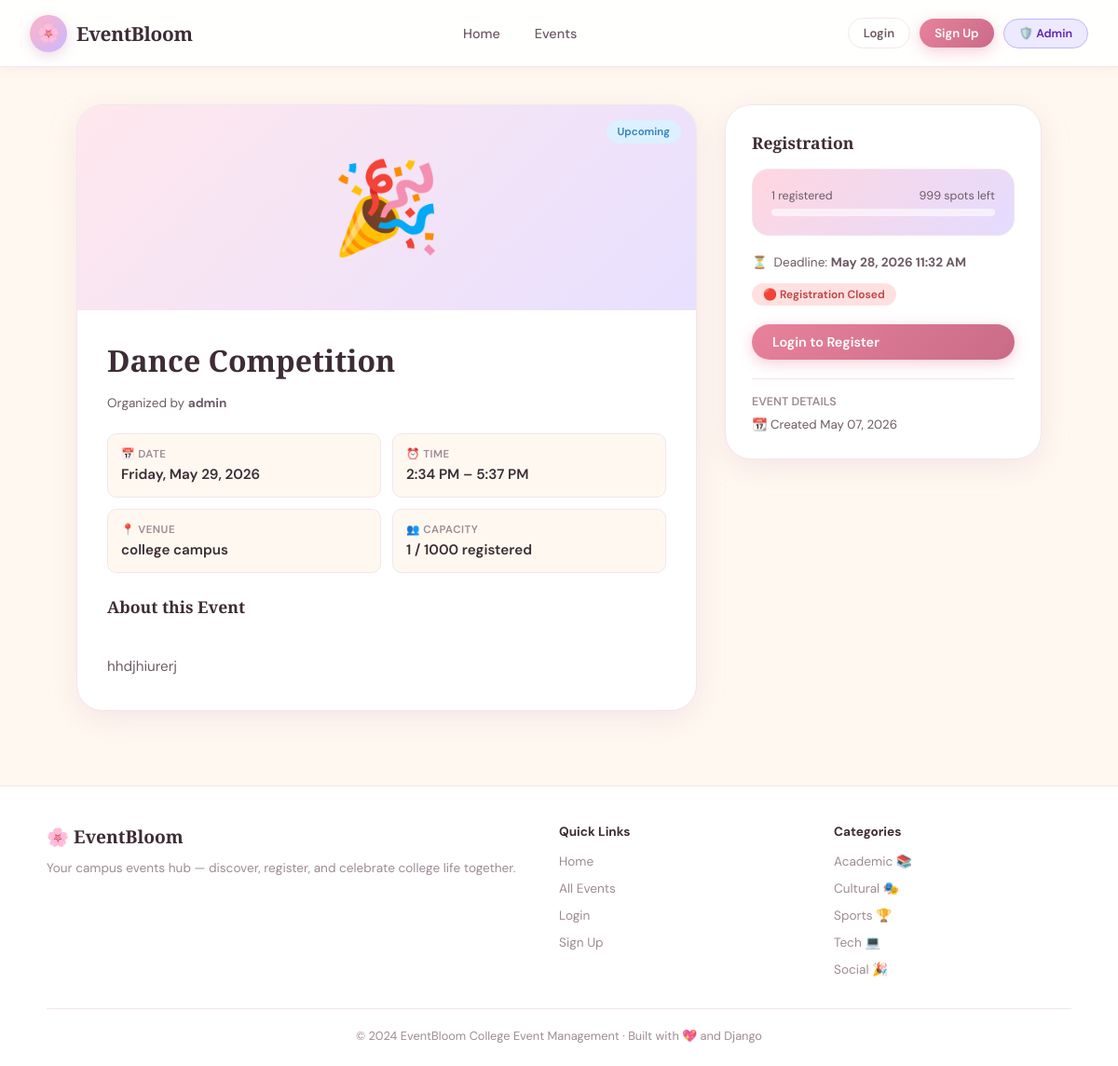
The app's page /events/1/ with its own data.
### events/models.py (models this page shows, shortened)
class Event(models.Model):
    STATUS_CHOICES = [
        ('upcoming', 'Upcoming'),
        ('ongoing', 'Ongoing'),
        ('completed', 'Completed'),
        ('cancelled', 'Cancelled'),
    ]
    title = models.CharField(max_length=200)
    description = models.TextField()
    category = models.ForeignKey(Category, on_delete=models.SET_NULL, null=True, blank=True)
    organizer = models.ForeignKey(User, on_delete=models.CASCADE, related_name='organized_events')
    venue = models.CharField(max_length=200)
    date = models.DateField()
    start_time = models.TimeField()
    end_time = models.TimeField()
    max_participants = models.PositiveIntegerField(default=100)
    registration_deadline = models.DateTimeField()
    status = models.CharField(max_length=20, choices=STATUS_CHOICES, default='upcoming')
    image_url = models.CharField(max_length=500, blank=True, default='')
    created_at = models.DateTimeField(auto_now_add=True)
    updated_at = models.DateTimeField(auto_now=True)
    is_featured = models.BooleanField(default=False)
    @property
    def registered_count(self):
        return self.registrations.filter(status='confirmed').count()
    @property
    def spots_left(self):
        return self.max_participants - self.registered_count
    @property
    def is_registration_open(self):
        return timezone.now() < self.registration_deadline and self.spots_left > 0
    class Meta:
        ordering = ['date', 'start_time']

### events/views.py (the view)
# urls.py: path('events/<int:pk>/', views.event_detail, name='event_detail'),
def event_detail(request, pk):
    event = get_object_or_404(Event, pk=pk)
    user_registration = None
    if request.user.is_authenticated:
        user_registration = Registration.objects.filter(event=event, user=request.user).first()
    announcements = event.announcements.all()
    related_events = Event.objects.filter(category=event.category).exclude(pk=pk)[:3]
    context = {'event': event, 'user_registration': user_registration, 'announcements': announcements, 'related_events': related_events}
    return render(request, 'events/event_detail.html', context)

### templates/events/event_detail.html (shortened to what this page needs)
{% extends 'events/base.html' %}
{% block content %}
<div class="detail-layout">
  <div>
    <div class="detail-card">
      <div class="detail-hero" style="background: linear-gradient(135deg,
        {% if event.category %}{{ event.category.color }}{% else %}#FFB3C6{% endif %}50,
        {% if event.category %}{{ event.category.color }}{% else %}#C9B8FF{% endif %}70);">
        <span>{% if event.category %}{{ event.category.icon }}{% else %}🎉{% endif %}</span>
        <span class="card-status status-{{ event.status }}" style="position:absolute; top:16px; right:16px;">
          {{ event.get_status_display }}
        </span>
      </div>
      <div class="detail-body">
        <h1 class="detail-title">{{ event.title }}</h1>
        <p style="color:var(--text-mid); font-size:0.85rem;">
          Organized by <strong>{{ event.organizer.get_full_name|default:event.organizer.username }}</strong>
        </p>
        <div class="detail-meta-grid">
          <div class="meta-box">
            <div class="meta-box-label">📅 Date</div>
            <div class="meta-box-value">{{ event.date|date:"l, M d, Y" }}</div>
          </div>
          <div class="meta-box">
            <div class="meta-box-label">⏰ Time</div>
            <div class="meta-box-value">{{ event.start_time|time:"g:i A" }} – {{ event.end_time|time:"g:i A" }}</div>
          </div>
          <div class="meta-box">
            <div class="meta-box-label">📍 Venue</div>
            <div class="meta-box-value">{{ event.venue }}</div>
          </div>
          <div class="meta-box">
            <div class="meta-box-label">👥 Capacity</div>
            <div class="meta-box-value">{{ event.registered_count }} / {{ event.max_participants }} registered</div>
          </div>
        </div>
        <h3 style="font-size:1.1rem; margin-bottom:12px;">About this Event</h3>
        <div style="color:var(--text-mid); line-height:1.8; font-size:0.95rem; white-space:pre-line;">
          {{ event.description }}
        </div>
      </div>
    </div>
  </div>
  <div>
    <div class="sidebar-card">
      <h3 style="font-size:1.1rem; margin-bottom:16px;">Registration</h3>
      <div class="registration-box">
        <div class="progress-label">
          <span>{{ event.registered_count }} registered</span>
          <span>{{ event.spots_left }} spots left</span>
        </div>
        <div class="progress-bar">
        </div>
      </div>
      <div style="margin-bottom:20px;">
        <div class="meta-item" style="margin-bottom:8px;">
          <span>⏳</span>
          <span style="font-size:0.85rem; color:var(--text-mid);">
            Deadline: <strong>{{ event.registration_deadline|date:"M d, Y g:i A" }}</strong>
          </span>
        </div>
        {% if event.is_registration_open %}
        <div class="chip chip-mint" style="margin-top:6px;">
          🟢 Registration Open · <span data-deadline="{{ event.registration_deadline|date:'c' }}"></span>
        </div>
        {% else %}
        <div class="chip" style="background:#FFE0E0; color:#C04040; margin-top:6px;">🔴 Registration Closed</div>
        {% endif %}
      </div>
      {% if user.is_authenticated %}
        {% if user_registration %}
          {% if user_registration.status == 'confirmed' %}
          <div class="alert alert-success" style="margin-bottom:16px;">✅ You're registered!</div>
          <form action="{% url 'cancel_registration' user_registration.pk %}" method="post">
            {% csrf_token %}
            <button class="btn btn-danger" style="width:100%;" onclick="return confirm('Cancel your registration?')">
              Cancel Registration
            </button>
          </form>
          {% elif user_registration.status == 'cancelled' %}
          <div class="alert alert-warning">You cancelled this registration.</div>
          {% endif %}
        {% elif event.is_registration_open %}
        <form action="{% url 'register_event' event.pk %}" method="post">
          {% csrf_token %}
          <button class="btn btn-primary" style="width:100%;">🎟️ Register Now</button>
        </form>
        {% else %}
        <button class="btn btn-outline" style="width:100%;" disabled>Registration Closed</button>
        {% endif %}
        {% if user == event.organizer %}
        <div style="margin-top:16px; padding-top:16px; border-top:1px solid var(--border);">
          <p style="font-size:0.78rem; color:var(--text-soft); margin-bottom:10px; font-weight:600;">ORGANIZER ACTIONS</p>
          <a href="{% url 'edit_event' event.pk %}" class="btn btn-secondary" style="width:100%; margin-bottom:8px;">✏️ Edit Event</a>
          <a href="{% url 'delete_event' event.pk %}" class="btn btn-danger" style="width:100%;">🗑️ Delete Event</a>
        </div>
        {% endif %}
      {% else %}
      <a href="{% url 'login' %}?next={{ request.path }}" class="btn btn-primary" style="width:100%;">Login to Register</a>
      {% endif %}
      <div style="margin-top:20px; padding-top:16px; border-top:1px solid var(--border);">
        <p style="font-size:0.78rem; color:var(--text-soft); margin-bottom:8px; font-weight:600;">EVENT DETAILS</p>
        <div style="font-size:0.83rem; color:var(--text-mid); display:flex; flex-direction:column; gap:6px;">
          <div>📆 Created {{ event.created_at|date:"M d, Y" }}</div>
        </div>
      </div>
    </div>
  </div>
</div>
{% endblock %}

### static/css/style.css (style rules this page uses)
:root { --pink: #FFB3C6; --pink-light: #FFD6E0; --pink-deep: #E8829A; --lavender: #C9B8FF; --lavender-light: #E4DCFF; --mint: #B5EAD7; --mint-light: #D4F4E8; --peach: #FFDAB9; --peach-light:#FFF0E1; --sky: #B3D9FF; --sky-light: #DCF0FF; --yellow: #FFF3B0; --yellow-deep:#F0D060; --lilac: #E8D5F5; --cream: #FFF8F0; --white: #FFFFFF; --text-dark: #3D2C35; --text-mid: #6E5A65; --text-soft: #9E8A95; --border: #F0E6ED; --shadow-sm: 0 2px 12px rgba(200,150,180,0.12); --shadow-md: 0 8px 32px rgba(200,150,180,0.18); --shadow-lg: 0 20px 60px rgba(200,150,180,0.22); --radius-sm: 10px; --radius-md: 18px; --radius-lg: 28px; --radius-xl: 40px; }
*, *::before, *::after { box-sizing: border-box; margin: 0; padding: 0; }
html { scroll-behavior: smooth; }
body { font-family: 'DM Sans', sans-serif; background: var(--cream); color: var(--text-dark); min-height: 100vh; overflow-x: hidden; }
h1, h2, h3, h4 { font-family: 'Playfair Display', serif; }
.btn { display: inline-flex; align-items: center; gap: 8px; padding: 10px 22px; border-radius: var(--radius-xl); font-family: 'DM Sans', sans-serif; font-size: 0.9rem; font-weight: 600; cursor: pointer; border: none; text-decoration: none; transition: all 0.25s cubic-bezier(0.34,1.56,0.64,1); white-space: nowrap; }
.btn-primary { background: linear-gradient(135deg, var(--pink-deep), #C96B88); color: white; box-shadow: 0 4px 16px rgba(232,130,154,0.4); }
.card-status { position: absolute; top: 12px; right: 12px; padding: 5px 12px; border-radius: 99px; font-size: 0.72rem; font-weight: 600; }
.status-upcoming { background: var(--sky-light); color: #3080C0; }
.meta-item { display: flex; align-items: center; gap: 7px; font-size: 0.83rem; color: var(--text-soft); }
.detail-layout { display: grid; grid-template-columns: 1fr 340px; gap: 30px; max-width: 1100px; margin: 40px auto; padding: 0 2rem; }
.detail-card { background: white; border-radius: var(--radius-lg); border: 1.5px solid var(--border); box-shadow: var(--shadow-md); overflow: hidden; }
.detail-hero { height: 220px; display: flex; align-items: center; justify-content: center; font-size: 6rem; position: relative; }
.detail-body { padding: 32px; }
.detail-title { font-size: 2rem; margin-bottom: 16px; }
.detail-meta-grid { display: grid; grid-template-columns: 1fr 1fr; gap: 12px; margin: 24px 0; }
.meta-box { background: var(--cream); border-radius: var(--radius-sm); padding: 14px; border: 1px solid var(--border); }
.meta-box-label { font-size: 0.72rem; font-weight: 600; color: var(--text-soft); text-transform: uppercase; letter-spacing: 0.5px; margin-bottom: 4px; }
.meta-box-value { font-size: 0.95rem; font-weight: 600; color: var(--text-dark); }
.sidebar-card { background: white; border-radius: var(--radius-lg); border: 1.5px solid var(--border); box-shadow: var(--shadow-md); padding: 28px; height: fit-content; position: sticky; top: 90px; }
.registration-box { background: linear-gradient(135deg, var(--pink-light), var(--lavender-light)); border-radius: var(--radius-md); padding: 20px; margin-bottom: 20px; border: 1.5px solid var(--border); }
.progress-label { display: flex; justify-content: space-between; font-size: 0.78rem; color: var(--text-mid); margin-bottom: 6px; }
.progress-bar { height: 8px; background: rgba(255,255,255,0.6); border-radius: 99px; overflow: hidden; }
.chip { display: inline-flex; align-items: center; padding: 4px 12px; border-radius: 99px; font-size: 0.75rem; font-weight: 600; }

### records on screen
Event: status "Upcoming", title "Dance Competition", organizer.get_full_name "admin", date "Friday, May 29, 2026", start_time "2:34 PM", end_time "5:37 PM", venue "college campus", registered_count "1", max_participants "1000", description "hhdjhiurerj", spots_left "999", registration_deadline "May 28, 2026 11:32 AM", created_at "May 07, 2026"
